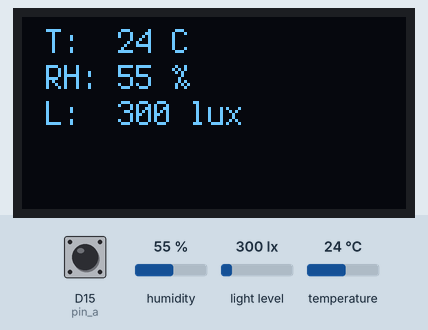
Simulated run of this program. Board: CircuitPython board. Shown: 128×64 one-colour display. The inputs (shaded band) are chosen by the test bench; at power-on: D15 (pin_a) HIGH, humidity 55 %, light level 300 lx, temperature 24 °C. What the program prints to the serial console is not drawn.

Above: at 1.2 s.
1.3 s: D15 (pin_a) pulled LOW for 0.15 s
At 1.9 s:
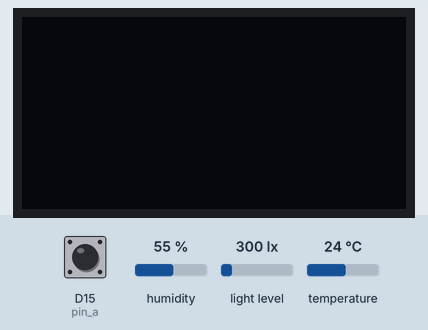
2.9 s: D15 (pin_a) pulled LOW for 1 s
At 4.3 s:
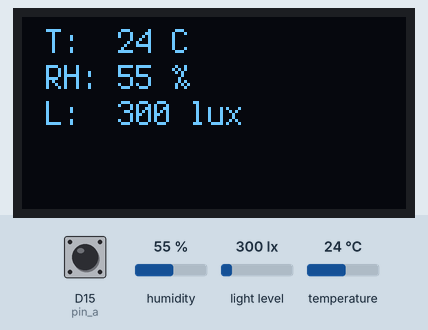
5.4 s: D15 (pin_a) pulled LOW for 3.2 s
At 6.2 s:
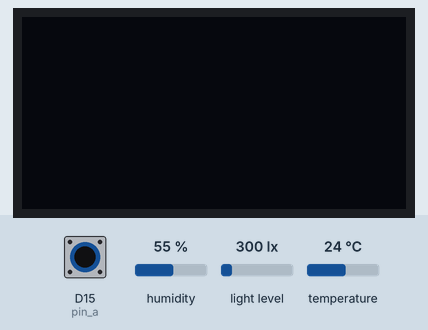
Timing chart, 0 to 8.4 s (numbered marks = the images above; inputs shaded):
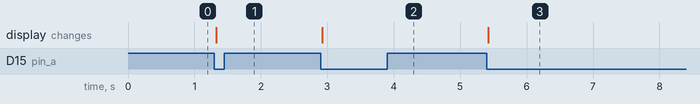

The program:

code.py
```python
import time

import adafruit_bh1750
import adafruit_sht4x
import board

from display import Display

MEASUREMENT_INTERVAL_SECONDS = 60

# TODO: Handle i2C sensors not being present, and display an error message on the display instead of crashing.
i2c = board.STEMMA_I2C()

display = Display(i2c)

sht = adafruit_sht4x.SHT4x(i2c)
sht.mode = adafruit_sht4x.Mode.NOHEAT_HIGHPRECISION

bh1750 = adafruit_bh1750.BH1750(i2c)

next_measurement_time = time.monotonic()

while True:
    display.update()  # update display state

    if time.monotonic() > next_measurement_time:
        next_measurement_time += MEASUREMENT_INTERVAL_SECONDS

        temperature, relative_humidity = sht.measurements
        temperature = round(temperature)
        relative_humidity = round(relative_humidity)
        lux = round(bh1750.lux)
        print(f"|  {temperature:>3} C |  {relative_humidity:>3} % RH | {lux:>4} lux |")

        display.set_temperature(temperature)
        display.set_relative_humidity(relative_humidity)
        display.set_lux(lux)
```

display.py
```python
import adafruit_displayio_sh1107
import displayio
import terminalio
from adafruit_display_text import label
from i2cdisplaybus import I2CDisplayBus

from buttons import Buttons

# SH1107 is vertically oriented 64x128
WIDTH = 128
HEIGHT = 64
BORDER = 2

displayio.release_displays()


class Display:
    def __init__(self, i2c):
        self.display_bus = I2CDisplayBus(i2c, device_address=0x3C)
        self.display = adafruit_displayio_sh1107.SH1107(
            self.display_bus, width=WIDTH, height=HEIGHT
        )
        self.display.auto_refresh = True
        # Make the display context
        self.splash = displayio.Group()
        self.display.root_group = self.splash

        text1 = "T:  0 C"  # overly long to see where it clips
        self.text_area = label.Label(
            terminalio.FONT, text=text1, color=0xFFFFFF, x=8, y=8
        )
        self.splash.append(self.text_area)
        text2 = "RH: 0 %"
        self.text_area2 = label.Label(
            terminalio.FONT, text=text2, color=0xFFFFFF, x=8, y=20
        )
        self.splash.append(self.text_area2)
        text3 = "L:  0 lux"
        self.text_area3 = label.Label(
            terminalio.FONT, text=text3, color=0xFFFFFF, x=8, y=32
        )
        self.splash.append(self.text_area3)

        self.buttons = Buttons()

        self.display_hidden = False

    def set_temperature(self, temperature):
        self.text_area.text = f"T:  {round(temperature)} C"

    def set_relative_humidity(self, relative_humidity):
        self.text_area2.text = f"RH: {round(relative_humidity)} %"

    def set_lux(self, lux):
        self.text_area3.text = f"L:  {round(lux)} lux"

    def update(self):
        self.buttons.update()

        if self.buttons.button_a_pressed():
            self.splash.hidden = not self.splash.hidden
```

buttons.py
```python
import board
import digitalio
from adafruit_debouncer import Debouncer

# Buttons
pin_a = digitalio.DigitalInOut(board.D15)
pin_a.direction = digitalio.Direction.INPUT
pin_a.pull = digitalio.Pull.UP

# pin_b = digitalio.DigitalInOut(board.D32)
# pin_b.direction = digitalio.Direction.INPUT
# pin_b.pull = digitalio.Pull.UP

# pin_c = digitalio.DigitalInOut(board.D14)
# pin_c.direction = digitalio.Direction.INPUT
# pin_c.pull = digitalio.Pull.UP

button_a = Debouncer(pin_a)  # 15
# button_b = Debouncer(pin_b) #32
# button_c = Debouncer(pin_c) #14


class Buttons:
    def __init__(self):
        self.button_a_state = True  # Default to unpressed

    def button_a_pressed(self):
        button_a_current_state = button_a.value

        if button_a_current_state != self.button_a_state:
            self.button_a_state = button_a_current_state

            if button_a_current_state == False:
                print("Button A pressed!")
                return True
            else:
                return False

    def update(self):
        button_a.update()
```

Measured:
- after the input at 1.3 s, the display: changes at once (image 1)
- after the input at 2.9 s, the display: changes at once (image 2)
- after the input at 5.4 s, the display: changes at once (image 3)
